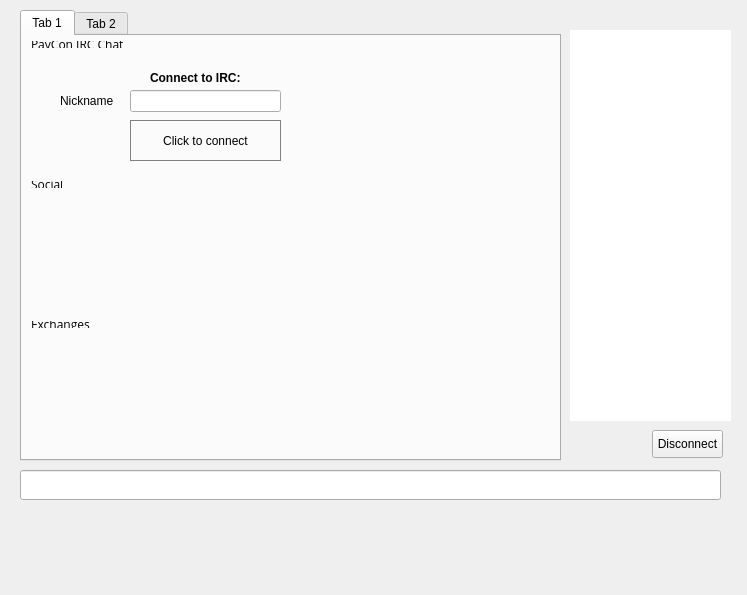
<?xml version="1.0" encoding="UTF-8"?>
<ui version="4.0">
 <class>ChatWindowClass</class>
 <widget class="QWidget" name="ChatWindowClass">
  <property name="geometry">
   <rect>
    <x>0</x>
    <y>0</y>
    <width>747</width>
    <height>595</height>
   </rect>
  </property>
  <widget class="QWidget" name="widget_2" native="true">
   <property name="geometry">
    <rect>
     <x>0</x>
     <y>0</y>
     <width>741</width>
     <height>511</height>
    </rect>
   </property>
   <widget class="QWidget" name="splitter" native="true">
    <property name="enabled">
     <bool>true</bool>
    </property>
    <property name="geometry">
     <rect>
      <x>10</x>
      <y>10</y>
      <width>721</width>
      <height>501</height>
     </rect>
    </property>
    <property name="styleSheet">
     <string notr="true"/>
    </property>
    <widget class="QTabWidget" name="tab">
     <property name="geometry">
      <rect>
       <x>10</x>
       <y>0</y>
       <width>541</width>
       <height>451</height>
      </rect>
     </property>
     <property name="styleSheet">
      <string notr="true"/>
     </property>
     <property name="tabShape">
      <enum>QTabWidget::Rounded</enum>
     </property>
     <property name="currentIndex">
      <number>0</number>
     </property>
     <property name="tabsClosable">
      <bool>false</bool>
     </property>
     <widget class="QWidget" name="widget_4">
      <attribute name="title">
       <string>Tab 1</string>
      </attribute>
     </widget>
     <widget class="QWidget" name="tab_5">
      <attribute name="title">
       <string>Tab 2</string>
      </attribute>
     </widget>
    </widget>
    <widget class="QLineEdit" name="lineEdit">
     <property name="geometry">
      <rect>
       <x>10</x>
       <y>460</y>
       <width>701</width>
       <height>30</height>
      </rect>
     </property>
     <property name="sizePolicy">
      <sizepolicy hsizetype="Fixed" vsizetype="Fixed">
       <horstretch>0</horstretch>
       <verstretch>0</verstretch>
      </sizepolicy>
     </property>
     <property name="maximumSize">
      <size>
       <width>16777215</width>
       <height>30</height>
      </size>
     </property>
    </widget>
    <widget class="QListView" name="userView">
     <property name="geometry">
      <rect>
       <x>560</x>
       <y>20</y>
       <width>161</width>
       <height>391</height>
      </rect>
     </property>
     <property name="minimumSize">
      <size>
       <width>0</width>
       <height>300</height>
      </size>
     </property>
     <property name="styleSheet">
      <string notr="true">border-radius:10px;</string>
     </property>
    </widget>
    <widget class="QPushButton" name="disconnect">
     <property name="geometry">
      <rect>
       <x>642</x>
       <y>420</y>
       <width>71</width>
       <height>28</height>
      </rect>
     </property>
     <property name="text">
      <string>Disconnect</string>
     </property>
    </widget>
   </widget>
   <widget class="QWidget" name="hide3" native="true">
    <property name="geometry">
     <rect>
      <x>10</x>
      <y>10</y>
      <width>731</width>
      <height>551</height>
     </rect>
    </property>
    <widget class="QWidget" name="layoutWidget">
     <property name="geometry">
      <rect>
       <x>10</x>
       <y>20</y>
       <width>250</width>
       <height>29</height>
      </rect>
     </property>
     <layout class="QHBoxLayout" name="hide1">
      <property name="spacing">
       <number>7</number>
      </property>
      <item>
       <widget class="QLabel" name="label_9">
        <property name="font">
         <font>
          <family>Open Sans,sans-serif</family>
         </font>
        </property>
        <property name="text">
         <string>PayCon IRC Chat</string>
        </property>
       </widget>
      </item>
      <item>
       <spacer name="horizontalSpacer_4">
        <property name="orientation">
         <enum>Qt::Horizontal</enum>
        </property>
        <property name="sizeHint" stdset="0">
         <size>
          <width>40</width>
          <height>20</height>
         </size>
        </property>
       </spacer>
      </item>
     </layout>
    </widget>
    <widget class="QLabel" name="label">
     <property name="geometry">
      <rect>
       <x>20</x>
       <y>190</y>
       <width>111</width>
       <height>101</height>
      </rect>
     </property>
     <property name="text">
      <string>&lt;html&gt;&lt;head/&gt;&lt;body&gt;&lt;p align=&quot;center&quot;&gt;&lt;a href=https://twitter.com/PayConX13/ style=&quot; text-decoration: underline; color:#0000ff;&quot;&gt;&lt;img src=&quot;:/icons/twitter&quot;/&gt;&lt;/span&gt;&lt;/a&gt;&lt;/p&gt;&lt;/body&gt;&lt;/html&gt;</string>
     </property>
     <property name="margin">
      <number>5</number>
     </property>
     <property name="openExternalLinks">
      <bool>true</bool>
     </property>
    </widget>
    <widget class="QLabel" name="label_3">
     <property name="geometry">
      <rect>
       <x>120</x>
       <y>190</y>
       <width>101</width>
       <height>101</height>
      </rect>
     </property>
     <property name="text">
      <string>&lt;html&gt;&lt;head/&gt;&lt;body&gt;&lt;p align=&quot;center&quot;&gt;&lt;a href=https://www.facebook.com/PayConX13 style=&quot; text-decoration: underline; color:#0000ff;&quot;&gt;&lt;img src=&quot;:/icons/face&quot;/&gt;&lt;/span&gt;&lt;/a&gt;&lt;/p&gt;&lt;/body&gt;&lt;/html&gt;</string>
     </property>
     <property name="openExternalLinks">
      <bool>true</bool>
     </property>
    </widget>
    <widget class="QLineEdit" name="editPseudo">
     <property name="geometry">
      <rect>
       <x>120</x>
       <y>80</y>
       <width>151</width>
       <height>22</height>
      </rect>
     </property>
     <property name="text">
      <string/>
     </property>
    </widget>
    <widget class="QLabel" name="label_5">
     <property name="geometry">
      <rect>
       <x>50</x>
       <y>80</y>
       <width>71</width>
       <height>21</height>
      </rect>
     </property>
     <property name="text">
      <string>Nickname</string>
     </property>
    </widget>
    <widget class="QPushButton" name="buttonConnect">
     <property name="geometry">
      <rect>
       <x>120</x>
       <y>110</y>
       <width>151</width>
       <height>41</height>
      </rect>
     </property>
     <property name="styleSheet">
      <string notr="true">border-radius:40px;border:1px solid grey</string>
     </property>
     <property name="text">
      <string>Click to connect</string>
     </property>
    </widget>
    <widget class="QLabel" name="label_10">
     <property name="geometry">
      <rect>
       <x>140</x>
       <y>60</y>
       <width>121</width>
       <height>16</height>
      </rect>
     </property>
     <property name="text">
      <string>&lt;html&gt;&lt;head/&gt;&lt;body&gt;&lt;p&gt;&lt;span style=&quot; font-weight:600;&quot;&gt;Connect to IRC:&lt;/span&gt;&lt;/p&gt;&lt;/body&gt;&lt;/html&gt;</string>
     </property>
    </widget>
    <widget class="QLabel" name="label_4">
     <property name="geometry">
      <rect>
       <x>230</x>
       <y>190</y>
       <width>101</width>
       <height>101</height>
      </rect>
     </property>
     <property name="text">
      <string>&lt;html&gt;&lt;head/&gt;&lt;body&gt;&lt;p align=&quot;center&quot;&gt;&lt;a href=http://www.reddit.com/r/paycon/ style=&quot; text-decoration: underline; color:#0000ff;&quot;&gt;&lt;img src=&quot;:/icons/reddit&quot;/&gt;&lt;/span&gt;&lt;/a&gt;&lt;/p&gt;&lt;/body&gt;&lt;/html&gt;</string>
     </property>
     <property name="openExternalLinks">
      <bool>true</bool>
     </property>
    </widget>
    <widget class="QLabel" name="label_6">
     <property name="geometry">
      <rect>
       <x>330</x>
       <y>190</y>
       <width>101</width>
       <height>101</height>
      </rect>
     </property>
     <property name="text">
      <string>&lt;html&gt;&lt;head/&gt;&lt;body&gt;&lt;p align=&quot;center&quot;&gt;&lt;a href=https://www.youtube.com/channel/UC9XCibYK65N7hZqEJ6XzTEw style=&quot; text-decoration: underline; color:#0000ff;&quot;&gt;&lt;img src=&quot;:/icons/youtube&quot;/&gt;&lt;/span&gt;&lt;/a&gt;&lt;/p&gt;&lt;/body&gt;&lt;/html&gt;</string>
     </property>
     <property name="openExternalLinks">
      <bool>true</bool>
     </property>
    </widget>
    <widget class="QLabel" name="label_7">
     <property name="geometry">
      <rect>
       <x>420</x>
       <y>190</y>
       <width>101</width>
       <height>101</height>
      </rect>
     </property>
     <property name="text">
      <string>&lt;html&gt;&lt;head/&gt;&lt;body&gt;&lt;p align=&quot;center&quot;&gt;&lt;a href=https://forum.gethashing.com/c/sub-forums/paycon style=&quot; text-decoration: underline; color:#0000ff;&quot;&gt;&lt;img src=&quot;:/icons/forums&quot;/&gt;&lt;/span&gt;&lt;/a&gt;&lt;/p&gt;&lt;/body&gt;&lt;/html&gt;</string>
     </property>
     <property name="openExternalLinks">
      <bool>true</bool>
     </property>
    </widget>
    <widget class="QWidget" name="layoutWidget_2">
     <property name="geometry">
      <rect>
       <x>10</x>
       <y>160</y>
       <width>250</width>
       <height>29</height>
      </rect>
     </property>
     <layout class="QHBoxLayout" name="hide1_2">
      <property name="spacing">
       <number>7</number>
      </property>
      <item>
       <widget class="QLabel" name="label_11">
        <property name="font">
         <font>
          <family>Open Sans,sans-serif</family>
         </font>
        </property>
        <property name="text">
         <string>Social</string>
        </property>
       </widget>
      </item>
      <item>
       <spacer name="horizontalSpacer_5">
        <property name="orientation">
         <enum>Qt::Horizontal</enum>
        </property>
        <property name="sizeHint" stdset="0">
         <size>
          <width>40</width>
          <height>20</height>
         </size>
        </property>
       </spacer>
      </item>
     </layout>
    </widget>
    <widget class="QWidget" name="layoutWidget_3">
     <property name="geometry">
      <rect>
       <x>10</x>
       <y>300</y>
       <width>250</width>
       <height>29</height>
      </rect>
     </property>
     <layout class="QHBoxLayout" name="hide1_3">
      <property name="spacing">
       <number>7</number>
      </property>
      <item>
       <widget class="QLabel" name="label_12">
        <property name="font">
         <font>
          <family>Open Sans,sans-serif</family>
         </font>
        </property>
        <property name="text">
         <string>Exchanges</string>
        </property>
       </widget>
      </item>
      <item>
       <spacer name="horizontalSpacer_6">
        <property name="orientation">
         <enum>Qt::Horizontal</enum>
        </property>
        <property name="sizeHint" stdset="0">
         <size>
          <width>40</width>
          <height>20</height>
         </size>
        </property>
       </spacer>
      </item>
     </layout>
    </widget>
    <widget class="QLabel" name="label_8">
     <property name="geometry">
      <rect>
       <x>30</x>
       <y>340</y>
       <width>161</width>
       <height>101</height>
      </rect>
     </property>
     <property name="text">
      <string>&lt;html&gt;&lt;head/&gt;&lt;body&gt;&lt;p align=&quot;center&quot;&gt;&lt;a href=&quot;http://bit.ly/1E5sSbJ&quot; style=&quot; text-decoration: underline; color:#0000ff;&quot;&gt;&lt;img src=&quot;:/icons/ccex&quot;/&gt;&lt;/span&gt;&lt;/a&gt;&lt;/p&gt;&lt;/body&gt;&lt;/html&gt;</string>
     </property>
     <property name="openExternalLinks">
      <bool>true</bool>
     </property>
    </widget>
    <widget class="QLabel" name="label_13">
     <property name="geometry">
      <rect>
       <x>200</x>
       <y>340</y>
       <width>171</width>
       <height>101</height>
      </rect>
     </property>
     <property name="text">
      <string>&lt;html&gt;&lt;head/&gt;&lt;body&gt;&lt;p align=&quot;center&quot;&gt;&lt;a href=https://www.cryptopia.co.nz/Exchange/1243 style=&quot; text-decoration: underline; color:#0000ff;&quot;&gt;&lt;img src=&quot;:/icons/cryptopia&quot;/&gt;&lt;/span&gt;&lt;/a&gt;&lt;/p&gt;&lt;/body&gt;&lt;/html&gt;</string>
     </property>
     <property name="openExternalLinks">
      <bool>true</bool>
     </property>
    </widget>
    <widget class="QLabel" name="label_14">
     <property name="geometry">
      <rect>
       <x>380</x>
       <y>340</y>
       <width>161</width>
       <height>101</height>
      </rect>
     </property>
     <property name="text">
      <string>&lt;html&gt;&lt;head/&gt;&lt;body&gt;&lt;p align=&quot;center&quot;&gt;&lt;a href=https://yobit.net/en/trade/CON/BTC style=&quot; text-decoration: underline; color:#0000ff;&quot;&gt;&lt;img src=&quot;:/icons/yobit&quot;/&gt;&lt;/span&gt;&lt;/a&gt;&lt;/p&gt;&lt;/body&gt;&lt;/html&gt;</string>
     </property>
     <property name="openExternalLinks">
      <bool>true</bool>
     </property>
    </widget>
    <widget class="QLabel" name="label_15">
     <property name="geometry">
      <rect>
       <x>370</x>
       <y>270</y>
       <width>181</width>
       <height>101</height>
      </rect>
     </property>
     <property name="text">
      <string>&lt;html&gt;&lt;head/&gt;&lt;body&gt;&lt;p align=&quot;center&quot;&gt;&lt;a href=https://www.cryptsy.com/markets/view/CON_BTC style=&quot; text-decoration: underline; color:#0000ff;&quot;&gt;&lt;img src=&quot;:/icons/cryptsy&quot;/&gt;&lt;/span&gt;&lt;/a&gt;&lt;/p&gt;&lt;/body&gt;&lt;/html&gt;</string>
     </property>
     <property name="openExternalLinks">
      <bool>true</bool>
     </property>
    </widget>
   </widget>
  </widget>
  <action name="actionQuit">
   <property name="text">
    <string>Quitter</string>
   </property>
   <property name="shortcut">
    <string>Ctrl+Q</string>
   </property>
  </action>
  <action name="actionCloseTab">
   <property name="text">
    <string>Fermer l'onglet</string>
   </property>
  </action>
 </widget>
 <layoutdefault spacing="6" margin="11"/>
 <resources/>
 <connections/>
</ui>
